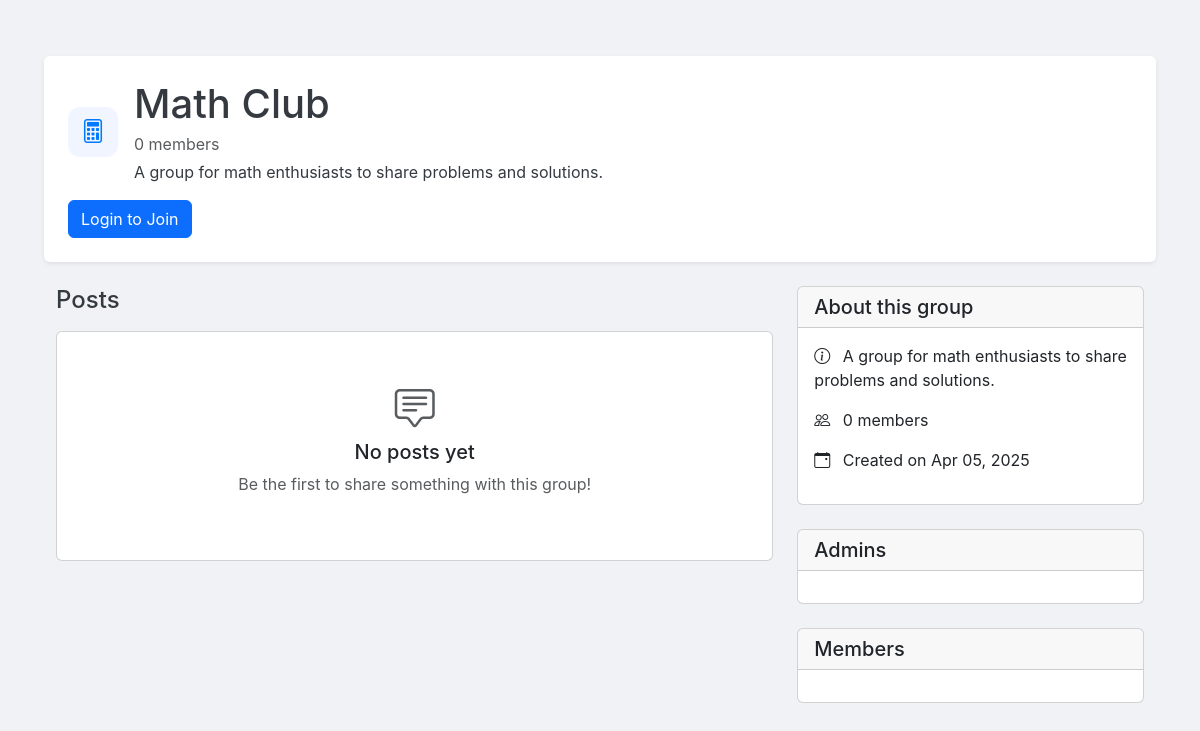
Screenshot of /groups/0ef57c64-58f7-477c-8eab-a6ca22823037 with the database file from the repository.
### app.py (models this page shows, shortened)
class Group(db.Model):
    id = db.Column(db.String(36), primary_key=True, default=lambda: str(uuid.uuid4()))
    name = db.Column(db.String(100), nullable=False)
    description = db.Column(db.Text, nullable=True)
    icon = db.Column(db.String(50), nullable=False, default='people')
    created_at = db.Column(db.DateTime, default=get_est_time)
    created_by = db.Column(db.String(36), db.ForeignKey('user.id'), nullable=False)
    posts = db.relationship('GroupPost', backref='group', lazy=True)
    @property
    def members_count(self):
        return self.members.count()

### routes.py (the view)
@app.route('/groups/<group_id>')
def group_detail(group_id):
    group = Group.query.get_or_404(group_id)
    members_data = db.session.query(User, group_members.c.is_admin) \
        .join(group_members, User.id == group_members.c.user_id) \
        .filter(group_members.c.group_id == group_id) \
        .all()
    members = [
        {
            'id': user.id,
            'username': user.username,
            'avatar_url': user.avatar_url,
            'is_admin': is_admin
        }
        for user, is_admin in members_data
    ]
    admins = [member for member in members if member['is_admin']]
    posts = GroupPost.query.filter_by(group_id=group_id).order_by(GroupPost.created_at.desc()).all()
    is_member = current_user.is_authenticated and group.is_member(current_user)
    is_admin = current_user.is_authenticated and group.is_admin(current_user)
    return render_template(
        'group_detail.html',
        group=group,
        posts=posts,
        members=members,
        admins=admins,
        is_member=is_member,
        is_admin=is_admin
    )

### templates/group_detail.html (shortened to what this page needs)
{% extends "base.html" %}
{% block content %}
<div class="container py-4">
    <div class="group-header mb-4">
        <div class="d-flex align-items-center">
            <div class="icon-wrapper me-3">
                <i class="bi bi-{{ group.icon }}"></i>
            </div>
            <div>
                <h1 class="mb-1">{{ group.name }}</h1>
                <p class="text-muted mb-1">{{ group.members_count }} {% if group.members_count == 1 %}member{% else %}members{% endif %}</p>
                <p class="mb-0">{{ group.description }}</p>
            </div>
        </div>
        <div class="mt-3">
            {% if current_user.is_authenticated %}
                {% if is_member %}
                    <form action="{{ url_for('leave_group', group_id=group.id) }}" method="post" class="d-inline">
                        <button type="submit" class="btn btn-outline-danger">Leave Group</button>
                    </form>
                {% else %}
                    <form action="{{ url_for('join_group', group_id=group.id) }}" method="post" class="d-inline">
                        <button type="submit" class="btn btn-primary">Join Group</button>
                    </form>
                {% endif %}
            {% else %}
                <a href="{{ url_for('login') }}" class="btn btn-primary">Login to Join</a>
            {% endif %}
        </div>
    </div>
    <div class="row">
        <div class="col-md-8">
            <h4 class="mb-3">Posts</h4>
            {% if not posts %}
                <div class="card mb-4">
                    <div class="card-body text-center py-5">
                        <i class="bi bi-chat-square-text fs-1 text-muted mb-3"></i>
                        <h5>No posts yet</h5>
                        <p class="text-muted">Be the first to share something with this group!</p>
                    </div>
                </div>
            {% endif %}
        </div>
        <div class="col-md-4">
            <div class="card mb-4">
                <div class="card-header">
                    <h5 class="mb-0">About this group</h5>
                </div>
                <div class="card-body">
                    <p><i class="bi bi-info-circle me-2"></i> {{ group.description }}</p>
                    <p><i class="bi bi-people me-2"></i> {{ group.members_count }} members</p>
                    <p><i class="bi bi-calendar-event me-2"></i> Created on {{ group.created_at.strftime('%b %d, %Y') }}</p>
                </div>
            </div>
            <div class="card mb-4">
                <div class="card-header">
                    <h5 class="mb-0">Admins</h5>
                </div>
                <div class="card-body">
                </div>
            </div>
            <div class="card">
                <div class="card-header">
                    <h5 class="mb-0">Members</h5>
                </div>
                <div class="card-body">
                </div>
            </div>
        </div>
    </div>
</div>
{% endblock %}

### static/css/style.css (style rules this page uses)
:root { --primary-color: #007bff; --secondary-color: #f0f5ff; --dark-color: #343a40; --light-color: #f8f9fa; --gray-color: #6c757d; --gray-light-color: #e9ecef; --success-color: #28a745; --danger-color: #dc3545; --border-radius: 0.375rem; --box-shadow: 0 0.125rem 0.25rem rgba(0, 0, 0, 0.075); --transition: all 0.3s ease; --upvote-color: #FF4500; --downvote-color: #7193FF; }
body { font-family: 'Inter', -apple-system, BlinkMacSystemFont, 'Segoe UI', Roboto, Oxygen, Ubuntu, Cantarell, 'Open Sans', 'Helvetica Neue', sans-serif; background-color: #f8f9fa; color: var(--dark-color); }
a { text-decoration: none; color: var(--primary-color); }
.row { margin: 0; }
.icon-wrapper { width: 50px; height: 50px; border-radius: 12px; background-color: var(--secondary-color); display: flex; align-items: center; justify-content: center; margin-right: 15px; }
.icon-wrapper i { font-size: 1.5rem; color: var(--primary-color); }
.group-header { background-color: white; border-radius: var(--border-radius); box-shadow: var(--box-shadow); padding: 1.5rem; }

### rows the page displays
Group: name "Math Club", description "A group for math enthusiasts to share problems and solutions.", created_at "Apr 05, 2025"

### other values shown
{{ group.members_count }} "0"
